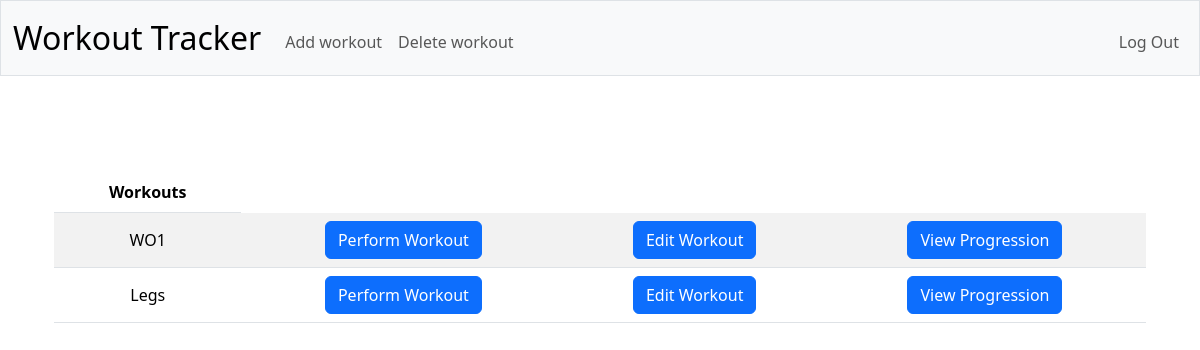
Page / (signed in) on the earlier database version.
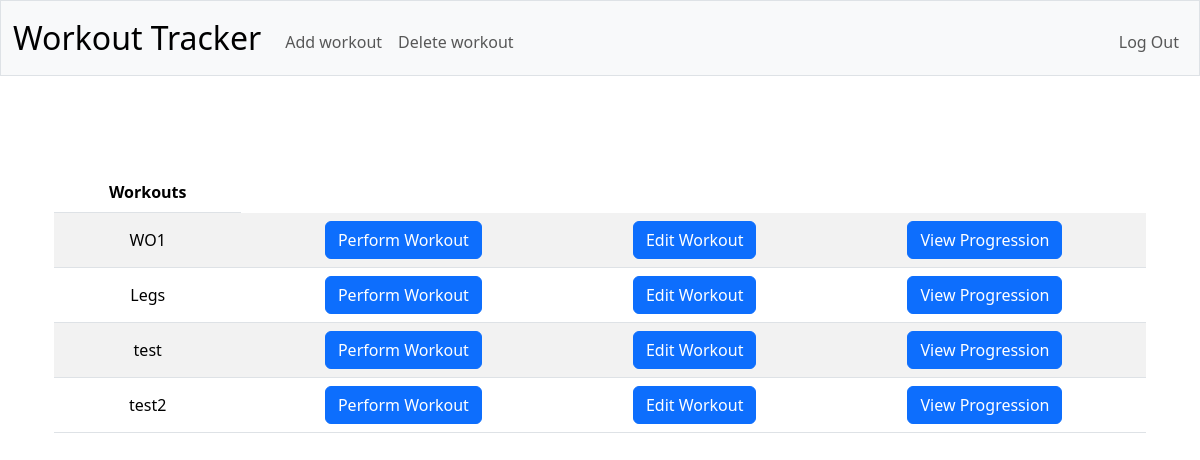
Same page on the later database version.
### tables this page shows
CREATE TABLE programs (
    program_id INTEGER PRIMARY KEY AUTOINCREMENT,
    user_id INTEGER NOT NULL,
    program_name TEXT NOT NULL,
    FOREIGN KEY (user_id) REFERENCES users (user_id)
);

### app.py (the view)
@app.route("/", methods=["GET", "POST"])
@login_required
def index():
    if request.method == "POST":
        if 'workout' in request.form:
            session["workoutId"] = request.form.get("workout")
            return redirect("/workout")
        elif 'editWorkout' in request.form:
            session["workoutId"] = request.form.get("editWorkout")
            return redirect("/editWorkout")
        elif 'workoutGraph' in request.form:
            session["workoutId"] = request.form.get("workoutGraph")
            return redirect("/workoutGraph")
    else:
        userId = session["user_id"]
        workouts = db.execute("SELECT * FROM programs WHERE user_id = ?", userId)
        return render_template("index.html", workouts=workouts)

### app.py (called while the page is built)
@app.after_request
def after_request(response):
    response.headers["Cache-Control"] = "no-cache, no-store, must-revalidate"
    response.headers["Expires"] = 0
    response.headers["Pragma"] = "no-cache"
    return response

### helpers.py (called while the page is built)
def login_required(f):
    @wraps(f)
    def decorated_function(*args, **kwargs):
        if session.get("user_id") is None:
            return redirect("/login")
        return f(*args, **kwargs)
    return decorated_function

### templates/index.html (shortened to what this page needs)
{% extends "layout.html" %}
{% block main %}
    <div class="container mt-5">
        <form action="/" method="post">
            <div class="table-responsive">
                <table class="table table-striped">
                    <thead>
                        <tr>
                            <th>Workouts</th>
                        </tr>
                    </thead>
                    <tbody>
                        {% for workout in workouts %}
                        <tr>
                            <td>{{ workout.program_name }}</td>
                            <td class="d-flex justify-content-around">
                                <button class="btn btn-primary" type="submit" value="{{ workout.program_id }}" name="workout">Perform Workout</button>
                                <button class="btn btn-primary" type="submit" value="{{ workout.program_id }}" name="editWorkout">Edit Workout</button>
                                <button class="btn btn-primary" type="submit" value="{{ workout.program_id }}" name="workoutGraph">View Progression</button>
                            </td>
                        </tr>
                        {% endfor %}
                    </tbody>
                </table>
            </div>
        </form>
    </div>
{% endblock %}

### templates/layout.html (shortened to what this page needs)
<!DOCTYPE html>
<html lang="en">
    <head>
        <link href="https://cdn.jsdelivr.net/npm/bootstrap@5.3.3/dist/css/bootstrap.min.css" rel="stylesheet">
        <link href="/static/styles.css" rel="stylesheet">
    </head>
    <body>
        <nav class="bg-light border navbar navbar-expand-md navbar-light">
            <div class="container-fluid">
                <a class="navbar-brand" href="/">Workout Tracker</a>
                <div class="collapse navbar-collapse" id="navbar">
                    {% if session["user_id"] %}
                        <ul class="navbar-nav me-auto mt-2">
                            <li class="nav-item"><a class="nav-link" href="/addWorkout">Add workout</a></li>
                            <li class="nav-item"><a class="nav-link" href="/deleteWorkout">Delete workout</a></li>
                        </ul>
                        <ul class="navbar-nav ms-auto mt-2">
                            <li class="nav-item"><a class="nav-link" href="/logout">Log Out</a></li>
                        </ul>
                    {% else %}
                        <ul class="navbar-nav ms-auto mt-2">
                            <li class="nav-item"><a class="nav-link" href="/register">Register</a></li>
                            <li class="nav-item"><a class="nav-link" href="/login">Log In</a></li>
                        </ul>
                    {% endif %}
                </div>
            </div>
        </nav>
        <main class="container py-5 text-center">
            {% block main %}{% endblock %}
        </main>
    </body>
</html>

### static/styles.css (style rules this page uses)
nav .navbar-brand { font-size: xx-large; }
table { background-color: transparent; margin-bottom: 1rem; width: 100%; }
table th, table td { padding: 0.75rem; vertical-align: middle; }
tbody tr:nth-of-type(odd) { background-color: rgb(179, 208, 255, 0.3) }

Differences in the rows shown:
added programs: program_name "test", {{ workout.program_id }} 23 (drawn)
added programs: program_name "test2", {{ workout.program_id }} 24 (drawn)
